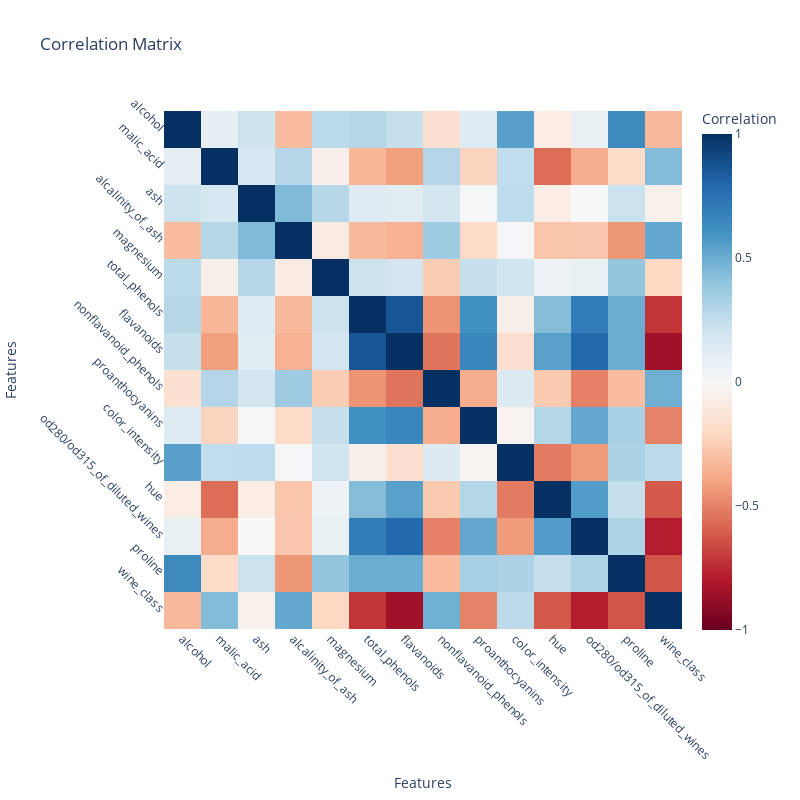

Notebook code for this chart:
### Markdown cell above
## Correlation Analysis

Let's examine relationships between different chemical properties:

### Code cell
# Display correlation matrix
print("Correlation Matrix of Wine Features:")
correlations = results.correlations.round(2)
print(correlations)

# Plot correlation heatmap
corr_plot = analyzer.visualizer.plot_correlation_matrix()
corr_plot.show()

# Find highly correlated features (|correlation| > 0.5)
print("\nStrong Correlations (|correlation| > 0.5):")
for i in range(len(correlations.columns)):
    for j in range(i+1, len(correlations.columns)):
        corr = correlations.iloc[i,j]
        if abs(corr) > 0.5:
            print(f"{correlations.index[i]} vs {correlations.columns[j]}: {corr:.2f}")

### Figure 1 — Plotly figure (JSON) as saved in the notebook; plotly's stock layout.template omitted (floating-point values rounded to 4 significant figures; data arrays with more than 128 entries replaced by an {"elided": "..."} marker saying what was removed)
{"data": [{"coloraxis": "coloraxis", "hovertemplate": "x: %{x}<br>y: %{y}<br>Correlation: %{z}<extra></extra>", "name": "0", "type": "heatmap", "x": ["alcohol", "malic_acid", "ash", "alcalinity_of_ash", "magnesium", "total_phenols", "flavanoids", "nonflavanoid_phenols", "proanthocyanins", "color_intensity", "hue", "od280/od315_of_diluted_wines", "proline", "wine_class"], "xaxis": "x", "y": ["alcohol", "malic_acid", "ash", "alcalinity_of_ash", "magnesium", "total_phenols", "flavanoids", "nonflavanoid_phenols", "proanthocyanins", "color_intensity", "hue", "od280/od315_of_diluted_wines", "proline", "wine_class"], "yaxis": "y", "z": {"elided": "14x14 float values"}}], "layout": {"coloraxis": {"cmax": 1, "cmin": -1, "colorbar": {"title": {"text": "Correlation"}}, "colorscale": [[0, "rgb(103,0,31)"], [0.1, "rgb(178,24,43)"], [0.2, "rgb(214,96,77)"], [0.3, "rgb(244,165,130)"], [0.4, "rgb(253,219,199)"], [0.5, "rgb(247,247,247)"], [0.6, "rgb(209,229,240)"], [0.7, "rgb(146,197,222)"], [0.8, "rgb(67,147,195)"], [0.9, "rgb(33,102,172)"], [1, "rgb(5,48,97)"]]}, "font": {"size": 12}, "height": 800, "paper_bgcolor": "white", "plot_bgcolor": "white", "title": {"text": "Correlation Matrix"}, "width": 800, "xaxis": {"anchor": "y", "constrain": "domain", "domain": [0, 1], "scaleanchor": "y", "tickangle": 45, "title": {"text": "Features"}}, "yaxis": {"anchor": "x", "autorange": "reversed", "constrain": "domain", "domain": [0, 1], "tickangle": 45, "title": {"text": "Features"}}}}
